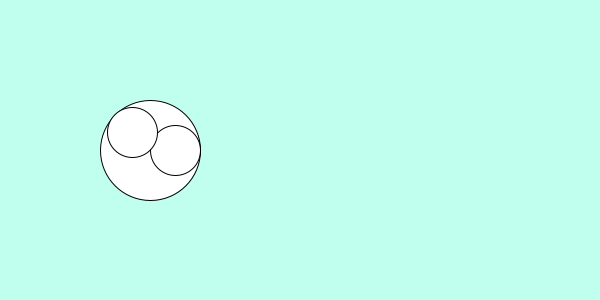
Frame 1 (no input)
Frame 60 (the mouse pressed at the canvas centre just before this capture): identical to frame 1, image omitted
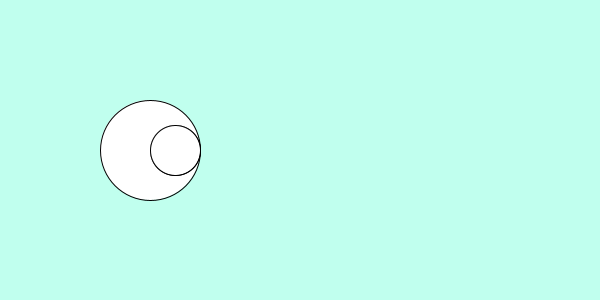
Frame 120 (the mouse held since frame 60 and released just before this capture)

The Processing sketch that drew these frames (run headless with seeded random() and noise(); from frame 60 on, the mouse is pressed at the canvas centre):

// Processing sketch: week04_01_atan2_dy_dx_cos_sin
// ── week04_01_atan2_dy_dx_cos_sin.pde
//week04-01-atan2-dy-dx-cos-sin
void setup(){
  size(600,300);
}
void draw(){
  background(#C0FFEE);//粉青咖啡色
  ellipse(150,150,100,100);//big eye
  ellipse(150+25,150,50,50);
  float dx = mouseX-150, dy = mouseY-150;
  float a = atan2(dy,dx);//atan=angle,算出角度
  ellipse(150+cos(a)*25,150+sin(a)*25,50,50);
  //ellipse(150+25,150,50,50);
}
